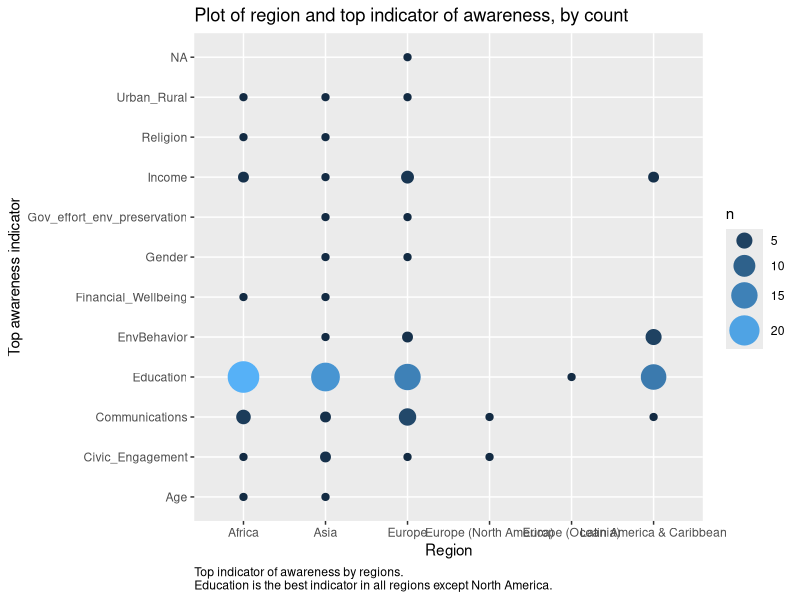
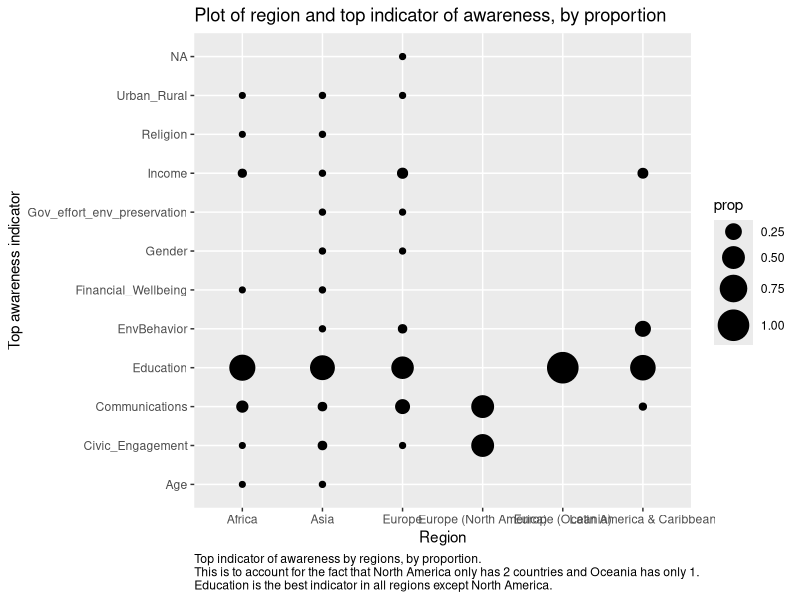
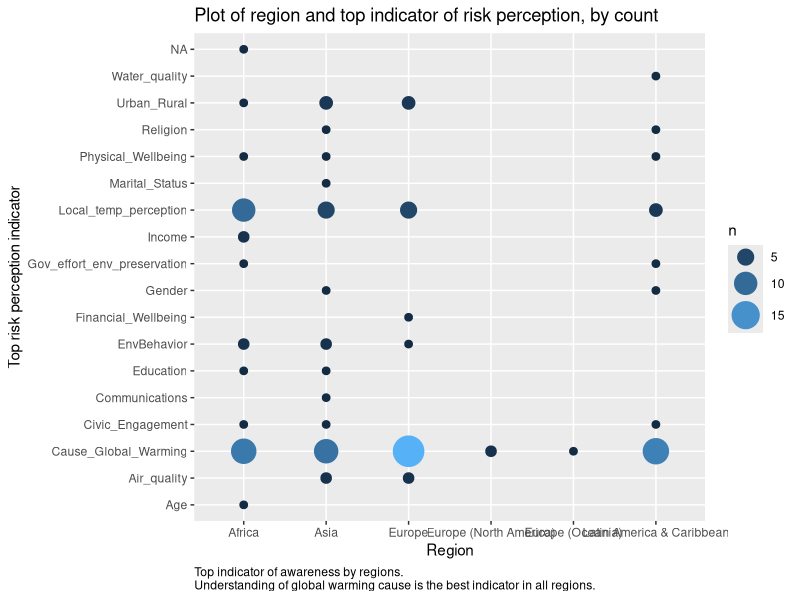
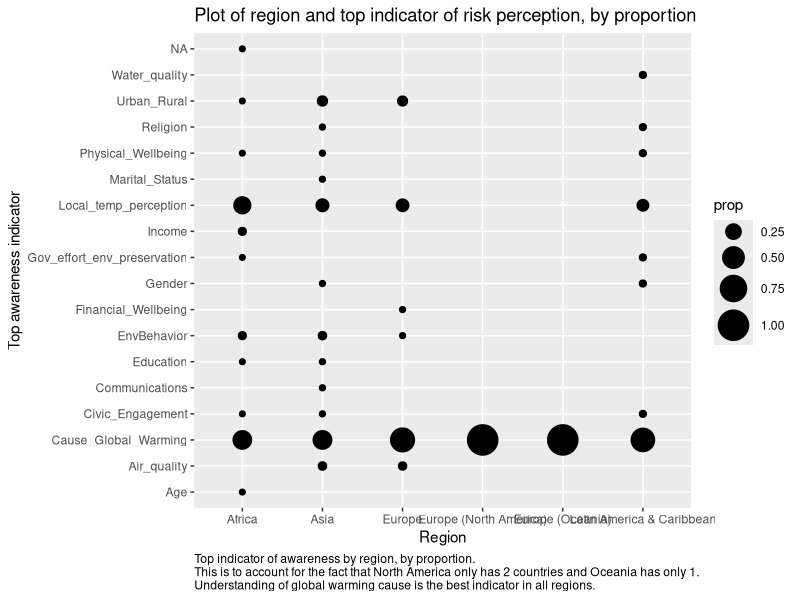
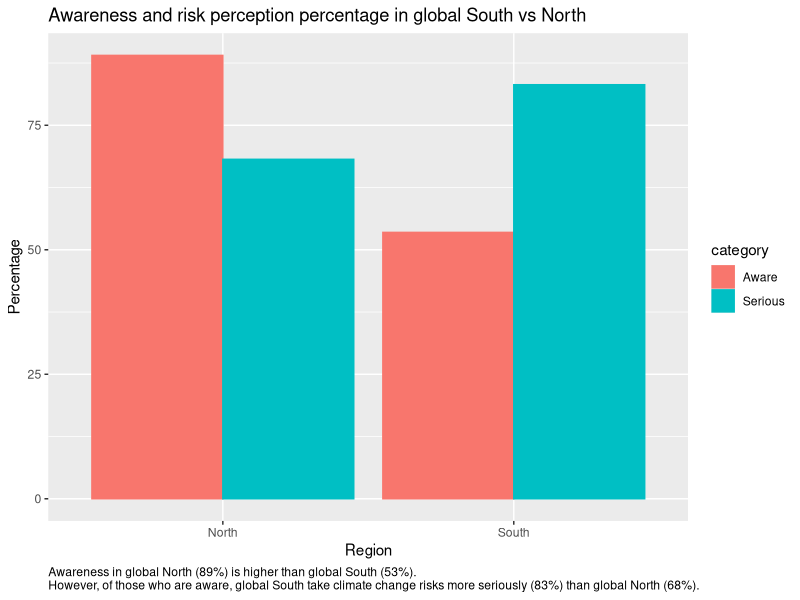

R code for these plots, in order:
## ---- chunk 1
install.packages("ggplot2")
install.packages("dplyr")
install.packages("readxl")
install.packages("corrgram")
install.packages("ellipse")
install.packages("data.table")
## ---- chunk 2

library(dplyr)
library(ggplot2)
library(readxl)
library(ellipse)

df <- read_excel("./session-07/data.xlsx", skip = 1, col_names = TRUE, na="NIL")
head(df)
## ---- chunk 3
unique(df$Region)
unique(df$Sub_region)
nrow(df[df$Region == 'Europe (North America)', ])
nrow(df[df$Region == 'Europe (Oceania)', ])
## ---- chunk 4

factor_cols <- c("Top_aware", "Top2_aware", "Top3_aware", "Top1_serious", "Top2_serious", "Top3_serious", "Region", "Sub_region")
df[,factor_cols] <- lapply(df[,factor_cols], factor)
head(df)
## ---- chunk 5
ggplot(df, aes(x = Region, y = Top_aware)) + 
  geom_count(aes(color = ..n.., size = ..n..)) + 
  scale_size_area(max_size = 10) + 
  guides(color = 'legend') +
  labs(title="Plot of region and top indicator of awareness, by count", y = "Top awareness indicator", 
       caption="Top indicator of awareness by regions.\nEducation is the best indicator in all regions except North America.") + theme(plot.caption = element_text(hjust = 0))
## ---- chunk 6
ggplot(df, aes(x = Region, y = Top_aware)) +
  geom_count(aes(size = after_stat(prop),  group = Region)) + 
  scale_size_area(max_size = 10) + 
  labs(title="Plot of region and top indicator of awareness, by proportion", y = "Top awareness indicator",
  caption="Top indicator of awareness by regions, by proportion.\nThis is to account for the fact that North America only has 2 countries and Oceania has only 1.\nEducation is the best indicator in all regions except North America.") + 
  theme(plot.caption = element_text(hjust = 0))
## ---- chunk 7
ggplot(df, aes(x = Region, y = Top1_serious)) +
  geom_count(aes(color = ..n.., size = ..n..)) + 
  scale_size_area(max_size = 10) + 
  guides(color = 'legend') + 
  labs(title="Plot of region and top indicator of risk perception, by count", 
       y = "Top risk perception indicator",
       caption="Top indicator of awareness by regions.\nUnderstanding of global warming cause is the best indicator in all regions.") + 
  theme(plot.caption = element_text(hjust = 0))
## ---- chunk 8
ggplot(df, aes(x = Region, y = Top1_serious)) +
  geom_count(aes(size = after_stat(prop),  group = Region)) + 
  scale_size_area(max_size = 10) + 
  labs(title="Plot of region and top indicator of risk perception, by proportion", y = "Top awareness indicator",
       caption="Top indicator of awareness by region, by proportion.\nThis is to account for the fact that North America only has 2 countries and Oceania has only 1.\nUnderstanding of global warming cause is the best indicator in all regions.") + 
  scale_color_brewer(palette="Blues") + 
  theme(plot.caption = element_text(hjust = 0))
## ---- chunk 9
#Group global south and global north
Global_north <- c("Europe", "Europe (Oceania)", "Europe (North America)")
df$global_south_north = ifelse(df$Region %in% Global_north, "North", "South")
df$global_south_north <- as.factor(df$global_south_north)
head(df)
## ---- chunk 10
#Get average awareness
awareness <- df %>%
  group_by(global_south_north) %>%
  summarise_at(vars("Aware", "Serious"), mean)

awareness
## ---- chunk 11
library(data.table)
awareness <- as.data.table(awareness)
awareness_df <- melt(awareness, id.vars = "global_south_north", variable.name = "category",
           value.name="percentage")
head(awareness_df)
## ---- chunk 12

ggplot(awareness_df,aes(x = global_south_north, y=percentage, fill=category, color=category)) + 
    geom_bar(position = "dodge", stat = "identity") + 
  labs(title="Awareness and risk perception percentage in global South vs North", y = "Percentage", x = "Region",
       caption="Awareness in global North (89%) is higher than global South (53%).\nHowever, of those who are aware, global South take climate change risks more seriously (83%) than global North (68%).") + 
  theme(plot.caption = element_text(hjust = 0))
